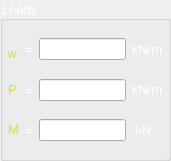
  <widget class="QGroupBox" name="gridGroupBox_5">
   <property name="geometry">
    <rect>
     <x>220</x>
     <y>490</y>
     <width>171</width>
     <height>161</height>
    </rect>
   </property>
   <property name="font">
    <font>
     <family>MS Shell Dlg 2</family>
     <pointsize>10</pointsize>
     <weight>50</weight>
     <italic>false</italic>
     <bold>false</bold>
    </font>
   </property>
   <property name="styleSheet">
    <string notr="true">font: 10pt &quot;MS Shell Dlg 2&quot;;
color: rgb(255, 255, 255);</string>
   </property>
   <property name="title">
    <string>Loads</string>
   </property>
   <layout class="QGridLayout" name="gridLayout_3">
    <property name="margin">
     <number>5</number>
    </property>
    <item row="2" column="1">
     <widget class="QLabel" name="label_42">
      <property name="font">
       <font>
        <family>MS Shell Dlg 2</family>
        <pointsize>10</pointsize>
        <weight>50</weight>
        <italic>false</italic>
        <bold>false</bold>
       </font>
      </property>
      <property name="text">
       <string>=</string>
      </property>
     </widget>
    </item>
    <item row="2" column="0">
     <widget class="QLabel" name="load3">
      <property name="font">
       <font>
        <family>MS Shell Dlg 2</family>
        <pointsize>10</pointsize>
        <weight>50</weight>
        <italic>false</italic>
        <bold>false</bold>
       </font>
      </property>
      <property name="styleSheet">
       <string notr="true">color: rgb(226, 226, 0);</string>
      </property>
      <property name="text">
       <string>&lt;html&gt;&lt;head/&gt;&lt;body&gt;&lt;p&gt;M&lt;/p&gt;&lt;/body&gt;&lt;/html&gt;</string>
      </property>
     </widget>
    </item>
    <item row="2" column="4">
     <widget class="QLabel" name="label_41">
      <property name="font">
       <font>
        <family>MS Shell Dlg 2</family>
        <pointsize>10</pointsize>
        <weight>50</weight>
        <italic>false</italic>
        <bold>false</bold>
       </font>
      </property>
      <property name="text">
       <string> kN</string>
      </property>
     </widget>
    </item>
    <item row="0" column="1">
     <widget class="QLabel" name="label_23">
      <property name="font">
       <font>
        <family>MS Shell Dlg 2</family>
        <pointsize>10</pointsize>
        <weight>50</weight>
        <italic>false</italic>
        <bold>false</bold>
       </font>
      </property>
      <property name="text">
       <string>=</string>
      </property>
     </widget>
    </item>
    <item row="1" column="1">
     <widget class="QLabel" name="label_40">
      <property name="font">
       <font>
        <family>MS Shell Dlg 2</family>
        <pointsize>10</pointsize>
        <weight>50</weight>
        <italic>false</italic>
        <bold>false</bold>
       </font>
      </property>
      <property name="text">
       <string>=</string>
      </property>
     </widget>
    </item>
    <item row="0" column="3">
     <widget class="QLineEdit" name="w">
      <property name="styleSheet">
       <string notr="true">color: rgb(255, 85, 255);</string>
      </property>
     </widget>
    </item>
    <item row="1" column="0">
     <widget class="QLabel" name="load2">
      <property name="font">
       <font>
        <family>MS Shell Dlg 2</family>
        <pointsize>10</pointsize>
        <weight>50</weight>
        <italic>false</italic>
        <bold>false</bold>
       </font>
      </property>
      <property name="styleSheet">
       <string notr="true">color: rgb(226, 226, 0);</string>
      </property>
      <property name="text">
       <string>&lt;html&gt;&lt;head/&gt;&lt;body&gt;&lt;p&gt;P&lt;/p&gt;&lt;/body&gt;&lt;/html&gt;</string>
      </property>
     </widget>
    </item>
    <item row="0" column="4">
     <widget class="QLabel" name="label_92">
      <property name="font">
       <font>
        <family>MS Shell Dlg 2</family>
        <pointsize>10</pointsize>
        <weight>50</weight>
        <italic>false</italic>
        <bold>false</bold>
       </font>
      </property>
      <property name="text">
       <string>&lt;html&gt;&lt;head/&gt;&lt;body&gt;&lt;p&gt;kN/m&lt;/p&gt;&lt;/body&gt;&lt;/html&gt;</string>
      </property>
     </widget>
    </item>
    <item row="1" column="3">
     <widget class="QLineEdit" name="P">
      <property name="styleSheet">
       <string notr="true">color: rgb(255, 85, 255);</string>
      </property>
     </widget>
    </item>
    <item row="1" column="4">
     <widget class="QLabel" name="label_99">
      <property name="font">
       <font>
        <family>MS Shell Dlg 2</family>
        <pointsize>10</pointsize>
        <weight>50</weight>
        <italic>false</italic>
        <bold>false</bold>
       </font>
      </property>
      <property name="text">
       <string>&lt;html&gt;&lt;head/&gt;&lt;body&gt;&lt;p&gt;kN/m&lt;/p&gt;&lt;/body&gt;&lt;/html&gt;</string>
      </property>
     </widget>
    </item>
    <item row="0" column="0">
     <widget class="QLabel" name="load1">
      <property name="font">
       <font>
        <family>MS Shell Dlg 2</family>
        <pointsize>10</pointsize>
        <weight>50</weight>
        <italic>false</italic>
        <bold>false</bold>
       </font>
      </property>
      <property name="styleSheet">
       <string notr="true">color: rgb(226, 226, 0);
font: 10pt &quot;MS Shell Dlg 2&quot;;</string>
      </property>
      <property name="text">
       <string>&lt;html&gt;&lt;head/&gt;&lt;body&gt;&lt;p&gt;&lt;span style=&quot; font-size:14pt; vertical-align:sub;&quot;&gt;w&lt;/span&gt;&lt;/p&gt;&lt;/body&gt;&lt;/html&gt;</string>
      </property>
     </widget>
    </item>
    <item row="2" column="3">
     <widget class="QLineEdit" name="M">
      <property name="styleSheet">
       <string notr="true">color: rgb(255, 85, 255);</string>
      </property>
     </widget>
    </item>
   </layout>
  </widget>
